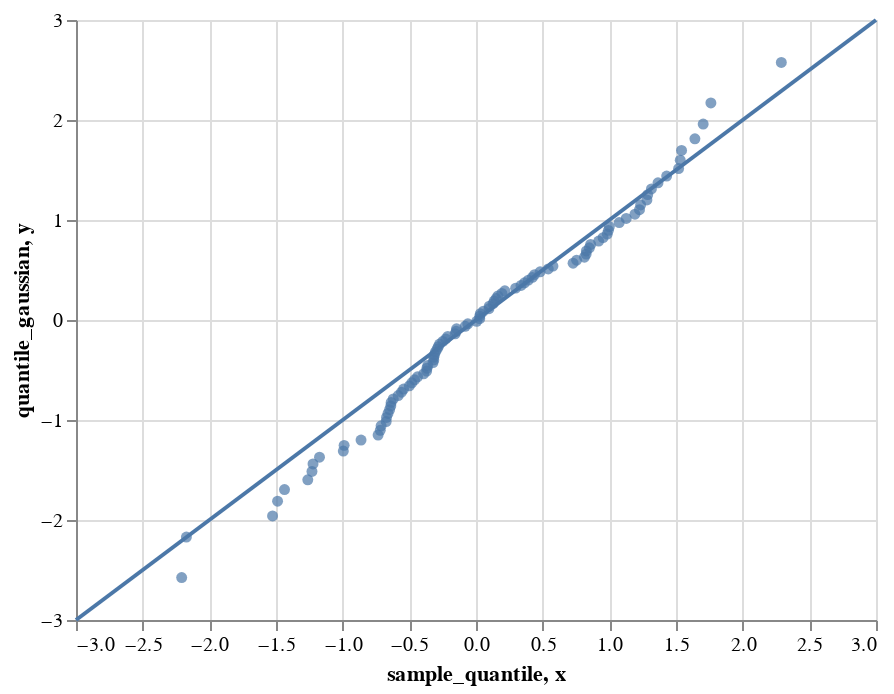

Write notebook code for a chart like this one.
### Code cell
(
    alt.Chart(df).mark_circle().encode(x="sample_quantile", y="quantile_gaussian")
    + diagonal_line
)

### Figure 1 — Vega-Lite specification as saved in the notebook (floating-point values rounded to 4 significant figures)
{"config": {"view": {"continuousWidth": 400, "continuousHeight": 300}}, "layer": [{"data": {"name": "data-4d6307ad17471bc42cf70060609a0914"}, "mark": "circle", "encoding": {"x": {"type": "quantitative", "field": "sample_quantile"}, "y": {"type": "quantitative", "field": "quantile_gaussian"}}}, {"data": {"name": "data-4e2ea0f53f1b88a997967f46d810a797"}, "mark": "line", "encoding": {"x": {"type": "quantitative", "field": "x"}, "y": {"type": "quantitative", "field": "y"}}}], "$schema": "https://vega.github.io/schema/vega-lite/v4.8.1.json", "datasets": {"data-4d6307ad17471bc42cf70060609a0914": [{"sample_quantile": -2.207, "alpha": 0.005, "quantile_gaussian": -2.576, "quantile_uniform": -2.985}, {"sample_quantile": -2.172, "alpha": 0.015, "quantile_gaussian": -2.17, "quantile_uniform": -2.955}, {"sample_quantile": -1.526, "alpha": 0.025, "quantile_gaussian": -1.96, "quantile_uniform": -2.925}, {"sample_quantile": -1.488, "alpha": 0.035, "quantile_gaussian": -1.812, "quantile_uniform": -2.895}, {"sample_quantile": -1.436, "alpha": 0.045, "quantile_gaussian": -1.695, "quantile_uniform": -2.865}, {"sample_quantile": -1.262, "alpha": 0.055, "quantile_gaussian": -1.598, "quantile_uniform": -2.835}, {"sample_quantile": -1.23, "alpha": 0.065, "quantile_gaussian": -1.514, "quantile_uniform": -2.805}, {"sample_quantile": -1.222, "alpha": 0.075, "quantile_gaussian": -1.44, "quantile_uniform": -2.775}, {"sample_quantile": -1.174, "alpha": 0.085, "quantile_gaussian": -1.372, "quantile_uniform": -2.745}, {"sample_quantile": -0.9951, "alpha": 0.095, "quantile_gaussian": -1.311, "quantile_uniform": -2.715}, {"sample_quantile": -0.9891, "alpha": 0.105, "quantile_gaussian": -1.254, "quantile_uniform": -2.685}, {"sample_quantile": -0.8622, "alpha": 0.115, "quantile_gaussian": -1.2, "quantile_uniform": -2.655}, {"sample_quantile": -0.7342, "alpha": 0.125, "quantile_gaussian": -1.15, "quantile_uniform": -2.625}, {"sample_quantile": -0.7182, "alpha": 0.135, "quantile_gaussian": -1.103, "quantile_uniform": -2.595}, {"sample_quantile": -0.7117, "alpha": 0.145, "quantile_gaussian": -1.058, "quantile_uniform": -2.565}, {"sample_quantile": -0.6738, "alpha": 0.155, "quantile_gaussian": -1.015, "quantile_uniform": -2.535}, {"sample_quantile": -0.6711, "alpha": 0.165, "quantile_gaussian": -0.9741, "quantile_uniform": -2.505}, {"sample_quantile": -0.66, "alpha": 0.175, "quantile_gaussian": -0.9346, "quantile_uniform": -2.475}, {"sample_quantile": -0.648, "alpha": 0.185, "quantile_gaussian": -0.8965, "quantile_uniform": -2.445}, {"sample_quantile": -0.6391, "alpha": 0.195, "quantile_gaussian": -0.8596, "quantile_uniform": -2.415}, {"sample_quantile": -0.6365, "alpha": 0.205, "quantile_gaussian": -0.8239, "quantile_uniform": -2.385}, {"sample_quantile": -0.6205, "alpha": 0.215, "quantile_gaussian": -0.7892, "quantile_uniform": -2.355}, {"sample_quantile": -0.5834, "alpha": 0.225, "quantile_gaussian": -0.7554, "quantile_uniform": -2.325}, {"sample_quantile": -0.5586, "alpha": 0.235, "quantile_gaussian": -0.7225, "quantile_uniform": -2.295}, {"sample_quantile": -0.5431, "alpha": 0.245, "quantile_gaussian": -0.6903, "quantile_uniform": -2.265}, {"sample_quantile": -0.4997, "alpha": 0.255, "quantile_gaussian": -0.6588, "quantile_uniform": -2.235}, {"sample_quantile": -0.4816, "alpha": 0.265, "quantile_gaussian": -0.628, "quantile_uniform": -2.205}, {"sample_quantile": -0.4606, "alpha": 0.275, "quantile_gaussian": -0.5978, "quantile_uniform": -2.175}, {"sample_quantile": -0.4385, "alpha": 0.285, "quantile_gaussian": -0.5681, "quantile_uniform": -2.145}, {"sample_quantile": -0.3928, "alpha": 0.295, "quantile_gaussian": -0.5388, "quantile_uniform": -2.115}, {"sample_quantile": -0.3701, "alpha": 0.305, "quantile_gaussian": -0.5101, "quantile_uniform": -2.085}, {"sample_quantile": -0.3678, "alpha": 0.315, "quantile_gaussian": -0.4817, "quantile_uniform": -2.055}, {"sample_quantile": -0.3618, "alpha": 0.325, "quantile_gaussian": -0.4538, "quantile_uniform": -2.025}, {"sample_quantile": -0.3224, "alpha": 0.335, "quantile_gaussian": -0.4261, "quantile_uniform": -1.995}, {"sample_quantile": -0.3166, "alpha": 0.345, "quantile_gaussian": -0.3989, "quantile_uniform": -1.965}, {"sample_quantile": -0.3165, "alpha": 0.355, "quantile_gaussian": -0.3719, "quantile_uniform": -1.935}, {"sample_quantile": -0.3118, "alpha": 0.365, "quantile_gaussian": -0.3451, "quantile_uniform": -1.905}, {"sample_quantile": -0.3036, "alpha": 0.375, "quantile_gaussian": -0.3186, "quantile_uniform": -1.875}, {"sample_quantile": -0.2915, "alpha": 0.385, "quantile_gaussian": -0.2924, "quantile_uniform": -1.845}, {"sample_quantile": -0.2834, "alpha": 0.395, "quantile_gaussian": -0.2663, "quantile_uniform": -1.815}, {"sample_quantile": -0.2729, "alpha": 0.405, "quantile_gaussian": -0.2404, "quantile_uniform": -1.785}, {"sample_quantile": -0.2489, "alpha": 0.415, "quantile_gaussian": -0.2147, "quantile_uniform": -1.755}, {"sample_quantile": -0.2265, "alpha": 0.425, "quantile_gaussian": -0.1891, "quantile_uniform": -1.725}, {"sample_quantile": -0.2116, "alpha": 0.435, "quantile_gaussian": -0.1637, "quantile_uniform": -1.695}, {"sample_quantile": -0.1565, "alpha": 0.445, "quantile_gaussian": -0.1383, "quantile_uniform": -1.665}, {"sample_quantile": -0.1488, "alpha": 0.455, "quantile_gaussian": -0.113, "quantile_uniform": -1.635}, {"sample_quantile": -0.146, "alpha": 0.465, "quantile_gaussian": -0.08784, "quantile_uniform": -1.605}, {"sample_quantile": -0.08134, "alpha": 0.475, "quantile_gaussian": -0.06271, "quantile_uniform": -1.575}, {"sample_quantile": -0.06136, "alpha": 0.485, "quantile_gaussian": -0.03761, "quantile_uniform": -1.545}, {"sample_quantile": 0.005114, "alpha": 0.495, "quantile_gaussian": -0.01253, "quantile_uniform": -1.515}, {"sample_quantile": 0.02805, "alpha": 0.505, "quantile_gaussian": 0.01253, "quantile_uniform": -1.485}, {"sample_quantile": 0.02827, "alpha": 0.515, "quantile_gaussian": 0.03761, "quantile_uniform": -1.455}, {"sample_quantile": 0.03261, "alpha": 0.525, "quantile_gaussian": 0.06271, "quantile_uniform": -1.425}, {"sample_quantile": 0.05535, "alpha": 0.535, "quantile_gaussian": 0.08784, "quantile_uniform": -1.395}, {"sample_quantile": 0.09717, "alpha": 0.545, "quantile_gaussian": 0.113, "quantile_uniform": -1.365}, {"sample_quantile": 0.0996, "alpha": 0.555, "quantile_gaussian": 0.1383, "quantile_uniform": -1.335}, {"sample_quantile": 0.1283, "alpha": 0.565, "quantile_gaussian": 0.1637, "quantile_uniform": -1.305}, {"sample_quantile": 0.1363, "alpha": 0.575, "quantile_gaussian": 0.1891, "quantile_uniform": -1.275}, {"sample_quantile": 0.1509, "alpha": 0.585, "quantile_gaussian": 0.2147, "quantile_uniform": -1.245}, {"sample_quantile": 0.1644, "alpha": 0.595, "quantile_gaussian": 0.2404, "quantile_uniform": -1.215}, {"sample_quantile": 0.194, "alpha": 0.605, "quantile_gaussian": 0.2663, "quantile_uniform": -1.185}, {"sample_quantile": 0.2163, "alpha": 0.615, "quantile_gaussian": 0.2924, "quantile_uniform": -1.155}, {"sample_quantile": 0.2972, "alpha": 0.625, "quantile_gaussian": 0.3186, "quantile_uniform": -1.125}, {"sample_quantile": 0.3378, "alpha": 0.635, "quantile_gaussian": 0.3451, "quantile_uniform": -1.095}, {"sample_quantile": 0.364, "alpha": 0.645, "quantile_gaussian": 0.3719, "quantile_uniform": -1.065}, {"sample_quantile": 0.3926, "alpha": 0.655, "quantile_gaussian": 0.3989, "quantile_uniform": -1.035}, {"sample_quantile": 0.4224, "alpha": 0.665, "quantile_gaussian": 0.4261, "quantile_uniform": -1.005}, {"sample_quantile": 0.439, "alpha": 0.675, "quantile_gaussian": 0.4538, "quantile_uniform": -0.975}, {"sample_quantile": 0.4811, "alpha": 0.685, "quantile_gaussian": 0.4817, "quantile_uniform": -0.945}, {"sample_quantile": 0.542, "alpha": 0.695, "quantile_gaussian": 0.5101, "quantile_uniform": -0.915}, {"sample_quantile": 0.5771, "alpha": 0.705, "quantile_gaussian": 0.5388, "quantile_uniform": -0.885}, {"sample_quantile": 0.7281, "alpha": 0.715, "quantile_gaussian": 0.5681, "quantile_uniform": -0.855}, {"sample_quantile": 0.7548, "alpha": 0.725, "quantile_gaussian": 0.5978, "quantile_uniform": -0.825}, {"sample_quantile": 0.8133, "alpha": 0.735, "quantile_gaussian": 0.628, "quantile_uniform": -0.795}, {"sample_quantile": 0.8263, "alpha": 0.745, "quantile_gaussian": 0.6588, "quantile_uniform": -0.765}, {"sample_quantile": 0.8279, "alpha": 0.755, "quantile_gaussian": 0.6903, "quantile_uniform": -0.735}, {"sample_quantile": 0.8503, "alpha": 0.765, "quantile_gaussian": 0.7225, "quantile_uniform": -0.705}, {"sample_quantile": 0.8599, "alpha": 0.775, "quantile_gaussian": 0.7554, "quantile_uniform": -0.675}, {"sample_quantile": 0.9202, "alpha": 0.785, "quantile_gaussian": 0.7892, "quantile_uniform": -0.645}, {"sample_quantile": 0.953, "alpha": 0.795, "quantile_gaussian": 0.8239, "quantile_uniform": -0.615}, {"sample_quantile": 0.9844, "alpha": 0.805, "quantile_gaussian": 0.8596, "quantile_uniform": -0.585}, {"sample_quantile": 0.9933, "alpha": 0.815, "quantile_gaussian": 0.8965, "quantile_uniform": -0.555}, {"sample_quantile": 1.0, "alpha": 0.825, "quantile_gaussian": 0.9346, "quantile_uniform": -0.525}, {"sample_quantile": 1.074, "alpha": 0.835, "quantile_gaussian": 0.9741, "quantile_uniform": -0.495}, {"sample_quantile": 1.127, "alpha": 0.845, "quantile_gaussian": 1.015, "quantile_uniform": -0.465}, {"sample_quantile": 1.192, "alpha": 0.855, "quantile_gaussian": 1.058, "quantile_uniform": -0.435}, {"sample_quantile": 1.226, "alpha": 0.865, "quantile_gaussian": 1.103, "quantile_uniform": -0.405}, {"sample_quantile": 1.235, "alpha": 0.875, "quantile_gaussian": 1.15, "quantile_uniform": -0.375}, {"sample_quantile": 1.282, "alpha": 0.885, "quantile_gaussian": 1.2, "quantile_uniform": -0.345}, {"sample_quantile": 1.288, "alpha": 0.895, "quantile_gaussian": 1.254, "quantile_uniform": -0.315}, {"sample_quantile": 1.316, "alpha": 0.905, "quantile_gaussian": 1.311, "quantile_uniform": -0.285}, {"sample_quantile": 1.365, "alpha": 0.915, "quantile_gaussian": 1.372, "quantile_uniform": -0.255}, {"sample_quantile": 1.43, "alpha": 0.925, "quantile_gaussian": 1.44, "quantile_uniform": -0.225}, {"sample_quantile": 1.52, "alpha": 0.935, "quantile_gaussian": 1.514, "quantile_uniform": -0.195}, {"sample_quantile": 1.532, "alpha": 0.945, "quantile_gaussian": 1.598, "quantile_uniform": -0.165}, {"sample_quantile": 1.542, "alpha": 0.955, "quantile_gaussian": 1.695, "quantile_uniform": -0.135}, {"sample_quantile": 1.642, "alpha": 0.965, "quantile_gaussian": 1.812, "quantile_uniform": -0.105}, {"sample_quantile": 1.704, "alpha": 0.975, "quantile_gaussian": 1.96, "quantile_uniform": -0.075}, {"sample_quantile": 1.762, "alpha": 0.985, "quantile_gaussian": 2.17, "quantile_uniform": -0.045}, {"sample_quantile": 2.29, "alpha": 0.995, "quantile_gaussian": 2.576, "quantile_uniform": -0.015}], "data-4e2ea0f53f1b88a997967f46d810a797": [{"x": -3, "y": -3}, {"x": 3, "y": 3}]}}
